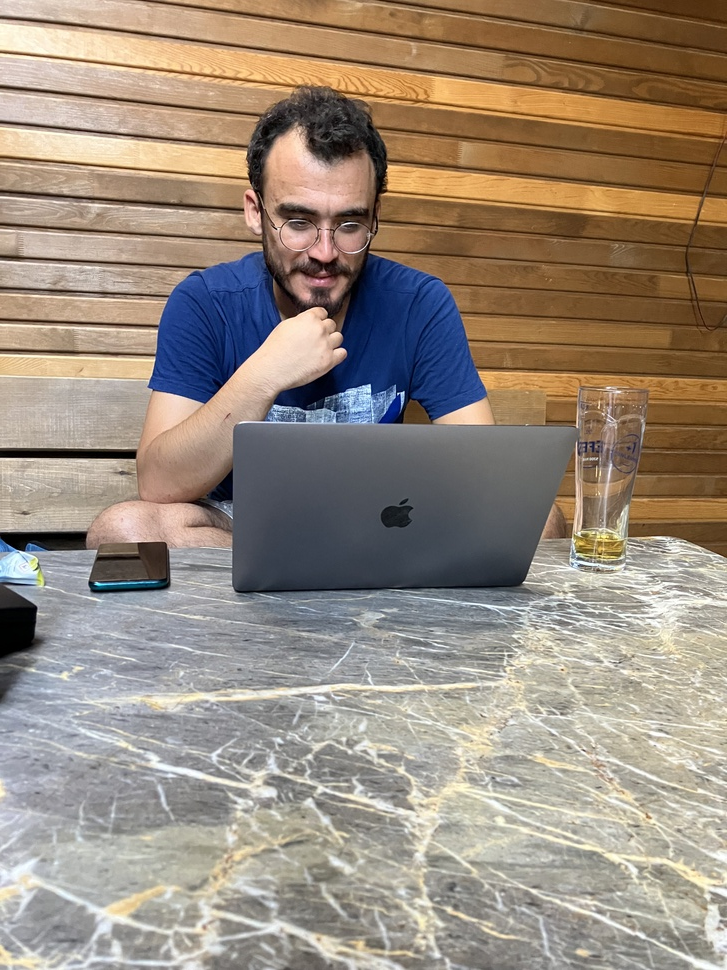
#> input picture images/IMG_0938.jpeg, 727 x 970 px, shrunk from 3024 x 4032 before the run
$ python bitwise.py
#> lines starting #> are read from the running program, lines starting #| are printed output that depends on the picture
#> the answer given: images/IMG_0938.jpeg
#> the answer given: images/kiwi.jpeg
import cv2
import numpy as np

class BitwiseOperations:
    def __init__(self, image1_path, image2_path):
#> called with image1_path = 'images/IMG_0938.jpeg', image2_path = 'images/kiwi.jpeg'
        self.image1 = cv2.imread(image1_path, cv2.IMREAD_GRAYSCALE)
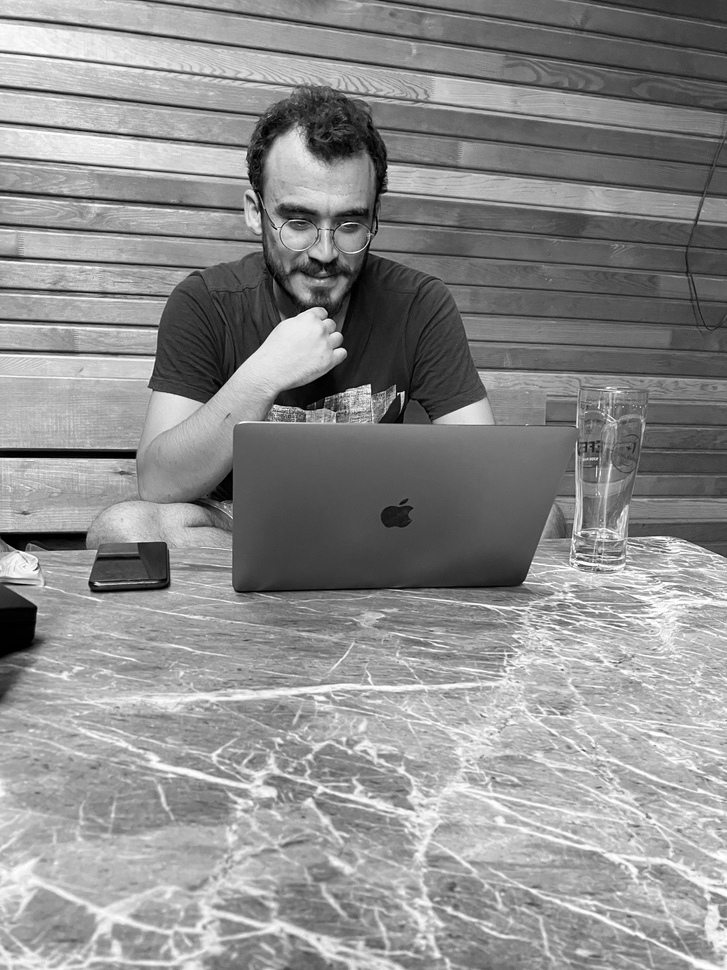
#> self.image1: shape (970, 727); min 0, max 255, mean 141.5
        self.image2 = cv2.imread(image2_path, cv2.IMREAD_GRAYSCALE)
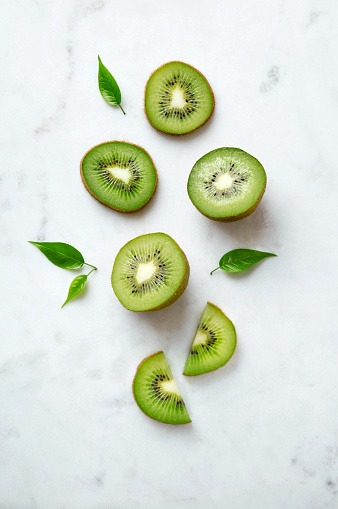
#> input picture images/kiwi.jpeg, 338 x 509 px
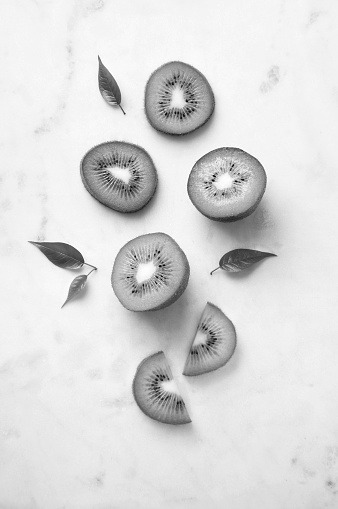
#> self.image2: shape (509, 338); min 0, max 255, mean 218.8
        self.mask1 = None
        self.mask2 = None

    # ... (rest of the class methods remain the same)

def main():
    # Take input for image paths
    image1_path = input("Enter the path of the first image: ")
    image2_path = input("Enter the path of the second image: ")

    bit_ops = BitwiseOperations(image1_path, image2_path)

    # ... (rest of the main function remains the same)

if __name__ == "__main__":
    main()
